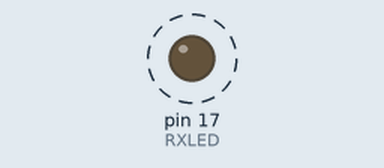
Simulated run of this sketch. Board: Arduino Leonardo, built with avr-gcc and run on an emulated ATmega32U4. On the bench: output pins drawn as LEDs (lit = HIGH). Dashed ring = blinking.

Above: at 0.13 s.
Timing chart, 0 to 3.0 s (numbered marks = the images above):
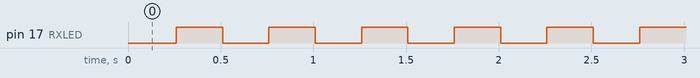

The sketch:

Ard_RXTX.ino
```cpp
int RXLED = 17;

void setup() {
  pinMode(RXLED, OUTPUT);
  Serial.begin(9600);
  Serial1.begin(9600);
  while(!Serial)
  Serial.print("??");
}

void loop() {
  // put your main code here, to run repeatedly:
  digitalWrite(RXLED, LOW);
  TXLED0;
  delay(250);
  digitalWrite(RXLED, HIGH);
  TXLED1;
  delay(250);
}
```

Measured:
- by itself, pin 17 (RXLED): alternates HIGH for 0.25 s and LOW for 0.25 s
